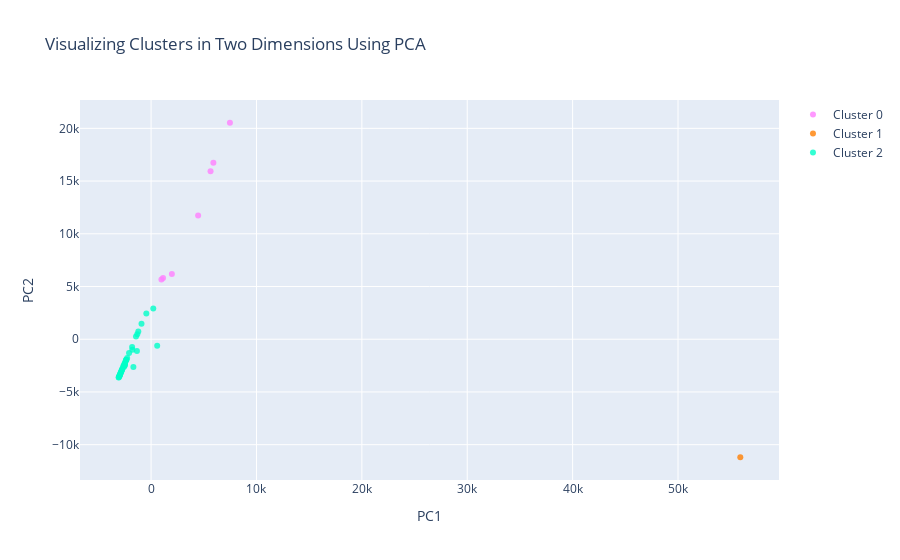

Notebook cell for this chart:
### Code cell
#Instructions for building the 2-D plot

#trace1 is for 'Cluster 0'
trace1 = go.Scatter(
                    x = cluster0["PC1_2d"],
                    y = cluster0["PC2_2d"],
                    mode = "markers",
                    name = "Cluster 0",
                    marker = dict(color = 'rgba(255, 128, 255, 0.8)'),
                    text = None)

#trace2 is for 'Cluster 1'
trace2 = go.Scatter(
                    x = cluster1["PC1_2d"],
                    y = cluster1["PC2_2d"],
                    mode = "markers",
                    name = "Cluster 1",
                    marker = dict(color = 'rgba(255, 128, 2, 0.8)'),
                    text = None)
#trace3 is for 'Cluster 2'
trace3 = go.Scatter(
                    x = cluster2["PC1_2d"],
                    y = cluster2["PC2_2d"],
                    mode = "markers",
                    name = "Cluster 2",
                    marker = dict(color = 'rgba(0, 255, 200, 0.8)'),
                    text = None)

data = [trace1, trace2, trace3]

title = "Visualizing Clusters in Two Dimensions Using PCA"

layout = dict(title = title,
              xaxis= dict(title= 'PC1',ticklen= 5,zeroline= False),
              yaxis= dict(title= 'PC2',ticklen= 5,zeroline= False)
             )
fig = dict(data = data, layout = layout)

iplot(fig)

### Figure 1 — Plotly figure (JSON) as saved in the notebook; plotly's stock layout.template omitted (floating-point values rounded to 4 significant figures)
{"data": [{"marker": {"color": "rgba(255, 128, 255, 0.8)"}, "mode": "markers", "name": "Cluster 0", "type": "scatter", "x": [7481.0, 5911.0, 5642.0, 4464.0, 1972.0, 1133.0, 983.1], "y": [20530.0, 16730.0, 15930.0, 11740.0, 6191.0, 5816.0, 5668.0]}, {"marker": {"color": "rgba(255, 128, 2, 0.8)"}, "mode": "markers", "name": "Cluster 1", "type": "scatter", "x": [55910.0], "y": [-11190.0]}, {"marker": {"color": "rgba(0, 255, 200, 0.8)"}, "mode": "markers", "name": "Cluster 2", "type": "scatter", "x": [206.8, -451.7, -910.7, -1212.0, -1312.0, -1434.0, 578.5, -1802.0, -1345.0, -1778.0, -2090.0, -2270.0, -2363.0, -2365.0, -2351.0, -2455.0, -2509.0, -1679.0, -2488.0, -2546.0, -2477.0, -2612.0, -2623.0, -2561.0, -2698.0, -2760.0, -2761.0, -2814.0, -2836.0, -2871.0, -2890.0, -2934.0, -2946.0, -2988.0, -2997.0, -3018.0, -3064.0, -3074.0], "y": [2917.0, 2434.0, 1473.0, 745.6, 464.9, 252.7, -614.6, -731.7, -1110.0, -1003.0, -1298.0, -1781.0, -1953.0, -1959.0, -1977.0, -2166.0, -2300.0, -2631.0, -2365.0, -2388.0, -2476.0, -2536.0, -2570.0, -2608.0, -2740.0, -2889.0, -2895.0, -3019.0, -3072.0, -3154.0, -3198.0, -3301.0, -3333.0, -3440.0, -3452.0, -3502.0, -3611.0, -3634.0]}], "layout": {"title": {"text": "Visualizing Clusters in Two Dimensions Using PCA"}, "xaxis": {"ticklen": 5, "title": {"text": "PC1"}, "zeroline": false}, "yaxis": {"ticklen": 5, "title": {"text": "PC2"}, "zeroline": false}}}
